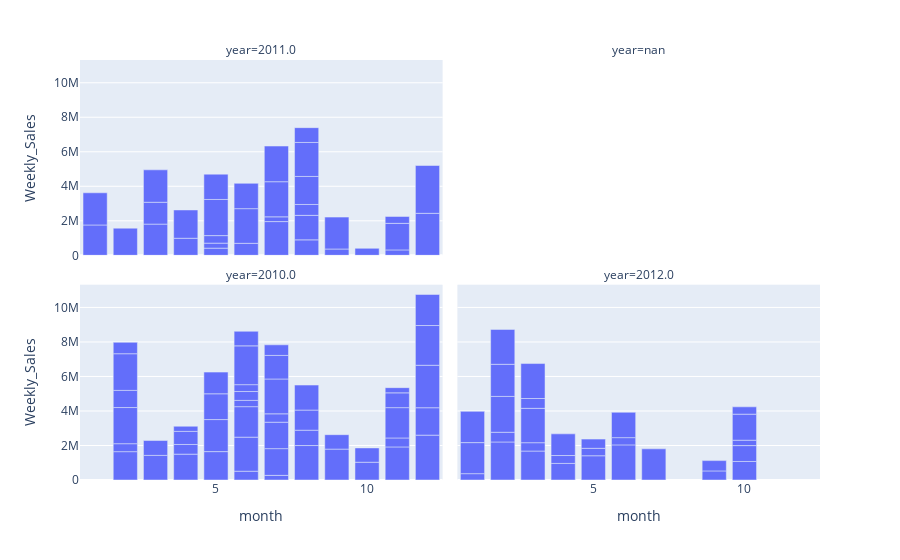

This figure's notebook cell:
### Code cell
px.bar(Walmart_clean, x="month", y="Weekly_Sales", facet_col="year", facet_col_wrap=2)

### Figure 1 — Plotly figure (JSON) as saved in the notebook; plotly's stock layout.template omitted (floating-point values rounded to 4 significant figures)
{"data": [{"alignmentgroup": "True", "hovertemplate": "year=2011.0<br>month=%{x}<br>Weekly_Sales=%{y}<extra></extra>", "legendgroup": "", "marker": {"color": "#636efa", "pattern": {"shape": ""}}, "name": "", "offsetgroup": "", "orientation": "v", "showlegend": false, "textposition": "auto", "type": "bar", "x": [2, 3, 6, 8, 5, 12, 5, 5, 8, 3, 9, 4, 6, 11, 8, 8, 3, 9, 5, 12, 11, 1, 7, 1, 7, 5, 6, 11, 8, 7, 7, 4, 10, 8], "xaxis": "x3", "y": [1572000.0, 1808000.0, 695400.0, 895100.0, 414100.0, 2433000.0, 290900.0, 435400.0, 1420000.0, 1267000.0, 365200.0, 988200.0, 2008000.0, 311900.0, 630000.0, 1624000.0, 1879000.0, 1847000.0, 2096000.0, 2771000.0, 1539000.0, 1758000.0, 1954000.0, 1865000.0, 275100.0, 1466000.0, 1467000.0, 398800.0, 1970000.0, 2036000.0, 2067000.0, 1639000.0, 403300.0, 856800.0], "yaxis": "y3"}, {"alignmentgroup": "True", "hovertemplate": "year=2010.0<br>month=%{x}<br>Weekly_Sales=%{y}<extra></extra>", "legendgroup": "", "marker": {"color": "#636efa", "pattern": {"shape": ""}}, "name": "", "offsetgroup": "", "orientation": "v", "showlegend": false, "textposition": "auto", "type": "bar", "x": [5, 5, 12, 10, 10, 4, 8, 4, 3, 4, 2, 7, 7, 11, 6, 8, 7, 8, 2, 12, 12, 8, 6, 9, 11, 7, 5, 3, 4, 6, 7, 6, 12, 7, 2, 2, 5, 12, 2, 11, 2, 6, 9, 7, 11, 11, 6, 6, 6], "xaxis": "x", "y": [1644000.0, 1858000.0, 2601000.0, 1030000.0, 829200.0, 1498000.0, 1997000.0, 561100.0, 1427000.0, 757700.0, 1642000.0, 268900.0, 1549000.0, 1917000.0, 509300.0, 888800.0, 1532000.0, 1166000.0, 461600.0, 1588000.0, 2461000.0, 1449000.0, 1973000.0, 1790000.0, 519800.0, 485400.0, 1494000.0, 860300.0, 298700.0, 1768000.0, 2018000.0, 364100.0, 2303000.0, 1366000.0, 2096000.0, 994800.0, 1256000.0, 1800000.0, 2124000.0, 1757000.0, 660800.0, 513100.0, 836700.0, 614300.0, 855500.0, 301800.0, 397000.0, 2249000.0, 845300.0], "yaxis": "y"}, {"alignmentgroup": "True", "hovertemplate": "year=2012.0<br>month=%{x}<br>Weekly_Sales=%{y}<extra></extra>", "legendgroup": "", "marker": {"color": "#636efa", "pattern": {"shape": ""}}, "name": "", "offsetgroup": "", "orientation": "v", "showlegend": false, "textposition": "auto", "type": "bar", "x": [2, 3, 10, 5, 10, 1, 2, 2, 4, 9, 2, 3, 6, 7, 2, 3, 10, 10, 3, 5, 1, 6, 6, 1, 4, 9, 3, 5, 10, 4], "xaxis": "x2", "y": [2204000.0, 1677000.0, 1074079, 1405000.0, 919900.0, 367400.0, 563500.0, 2077000.0, 961200.0, 526500.0, 1862000.0, 485100.0, 2035000.0, 1806000.0, 2021000.0, 1990000.0, 313400.0, 1508000.0, 570600.0, 432000.0, 1800000.0, 419500.0, 1468000.0, 1812000.0, 457300.0, 597900.0, 2026000.0, 532700.0, 424500.0, 1255000.0], "yaxis": "y2"}], "layout": {"annotations": [{"font": {}, "showarrow": false, "text": "year=2010.0", "x": 0.245, "xanchor": "center", "xref": "paper", "y": 0.465, "yanchor": "bottom", "yref": "paper"}, {"font": {}, "showarrow": false, "text": "year=2012.0", "x": 0.755, "xanchor": "center", "xref": "paper", "y": 0.465, "yanchor": "bottom", "yref": "paper"}, {"font": {}, "showarrow": false, "text": "year=2011.0", "x": 0.245, "xanchor": "center", "xref": "paper", "y": 1.0, "yanchor": "bottom", "yref": "paper"}, {"font": {}, "showarrow": false, "text": "year=nan", "x": 0.755, "xanchor": "center", "xref": "paper", "y": 1.0, "yanchor": "bottom", "yref": "paper"}], "barmode": "relative", "legend": {"tracegroupgap": 0}, "margin": {"t": 60}, "xaxis": {"anchor": "y", "domain": [0, 0.49], "title": {"text": "month"}}, "xaxis2": {"anchor": "y2", "domain": [0.51, 1], "matches": "x", "title": {"text": "month"}}, "xaxis3": {"anchor": "y3", "domain": [0, 0.49], "matches": "x", "showticklabels": false}, "xaxis4": {"anchor": "y4", "domain": [0.51, 1], "matches": "x", "showticklabels": false}, "yaxis": {"anchor": "x", "domain": [0, 0.465], "title": {"text": "Weekly_Sales"}}, "yaxis2": {"anchor": "x2", "domain": [0, 0.465], "matches": "y", "showticklabels": false}, "yaxis3": {"anchor": "x3", "domain": [0.535, 1.0], "matches": "y", "title": {"text": "Weekly_Sales"}}, "yaxis4": {"anchor": "x4", "domain": [0.535, 1.0], "matches": "y", "showticklabels": false}}}
